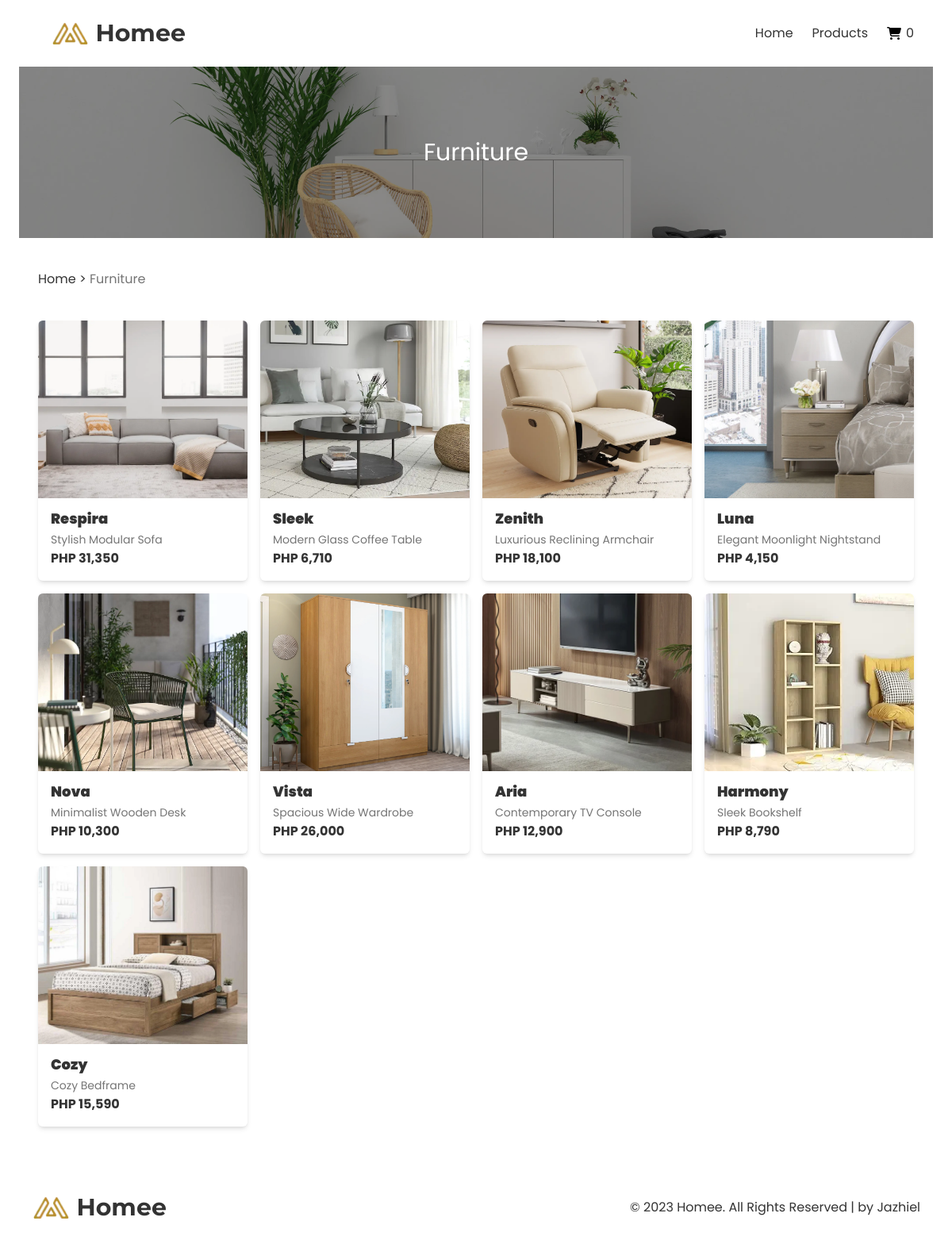
/products.php, run on the app's committed database.
### tables this page shows
CREATE TABLE `products` (
  `id` int(11) NOT NULL,
  `name` varchar(255) NOT NULL,
  `price` int(10) NOT NULL,
  `image` varchar(255) DEFAULT NULL,
  `brief_desc` varchar(255) DEFAULT NULL,
  `long_desc` text DEFAULT NULL,
  `featured` tinyint(1) DEFAULT NULL
);

### products.php (called while the page is built)
<?php
    require_once('templates/header.php');
    require_once('views/products.php');
    require_once('templates/footer.php');
?>

### views/products.php (the view, shortened to what this page needs)
<?php
    include_once('config/dbconnection.php');
?>
<main>
    <section>
        <div class="banner">
            <img src="assets/images/cover.webp" alt="">
            <h1>Furniture</h1>
            <div class="filter"></div>
        </div>
    </section>
    <div class="breadcrumbs">
        <a href="index.php">Home</a> &gt; <span>Furniture</span>
    </div>
    <section>
        <ul class="product-list">
        <?php
            $stmt = $conn->prepare("SELECT * FROM products");
            $stmt->execute();
            while ($product = $stmt->fetch(PDO::FETCH_ASSOC))
            {
        ?>
            <li>
                <div class="product-card">
                    <div class="product-img">
                        <div class="add-btn-dv"
                        data-id="<?php echo $product['id']?>"
                        data-name="<?php echo $product['name']?>"
                        data-image="<?php echo $product['image']?>"
                        data-qty="1"
                        data-price="<?php echo $product['price']?>"
                        >
                        </div>
                        <img src="assets/images/furnitures/<?php echo $product['image']?>" alt="<?php echo $product['image']?>">
                    </div>
                    <a href="single-product.php?id=<?php echo $product['id']?>" class="details">
                        <h2><?php echo $product['name']?></h2>
                        <span><?php echo $product['brief_desc']?></span>
                        <p>PHP <?php echo number_format($product['price'])?></p>
                    </a>
                </div>
            </li>
        <?php
            }
        ?>
        </ul>
    </section>
</main>

### templates/header.php (shortened to what this page needs)
<!DOCTYPE html>
<html lang="en">
<head>
    <link rel="stylesheet" href="assets/css/styles.css">
</head>
<body>
    <header>
        <nav>
            <a href="index.php" class="logo">
                <img src="assets/images/logo.webp" alt="">
                <h1>Homee</h1>
            </a>
            <ul id="nav-items" class="hide">
                <li><a href="index.php">Home</a></li>
                <li><a href="products.php">Products</a></li>
                <li>
                    <a href="cart.php">
                        <div class="cart-icon">
                            <div id="item-count" class="badge"><?php echo $_SESSION['count']; ?></div>
                        </div>
                    </a>
                </li>
            </ul>
        </nav>
    </header>

### templates/footer.php (shortened to what this page needs)
    <footer>
        <a href="index.php" class="logo">
            <img src="assets/images/logo.webp" alt="">
            <h1>Homee</h1>
        </a>
        <p>© 2023 Homee. All Rights Reserved | by Jazhiel</p>
    </footer>
</body>
</html>

### data on the page
products: image (picture), name "Respira", brief_desc "Stylish Modular Sofa", price "31,350"
products: image (picture), name "Sleek", brief_desc "Modern Glass Coffee Table", price "6,710"
products: image (picture), name "Zenith", brief_desc "Luxurious Reclining Armchair", price "18,100"
products: image (picture), name "Luna", brief_desc "Elegant Moonlight Nightstand", price "4,150"
products: image (picture), name "Nova", brief_desc "Minimalist Wooden Desk", price "10,300"
products: image (picture), name "Vista", brief_desc "Spacious Wide Wardrobe", price "26,000"
products: image (picture), name "Aria", brief_desc "Contemporary TV Console", price "12,900"
products: image (picture), name "Harmony", brief_desc "Sleek Bookshelf", price "8,790"
products: image (picture), name "Cozy", brief_desc "Cozy Bedframe", price "15,590"

### other printed values
$_SESSION['count'] "0"
